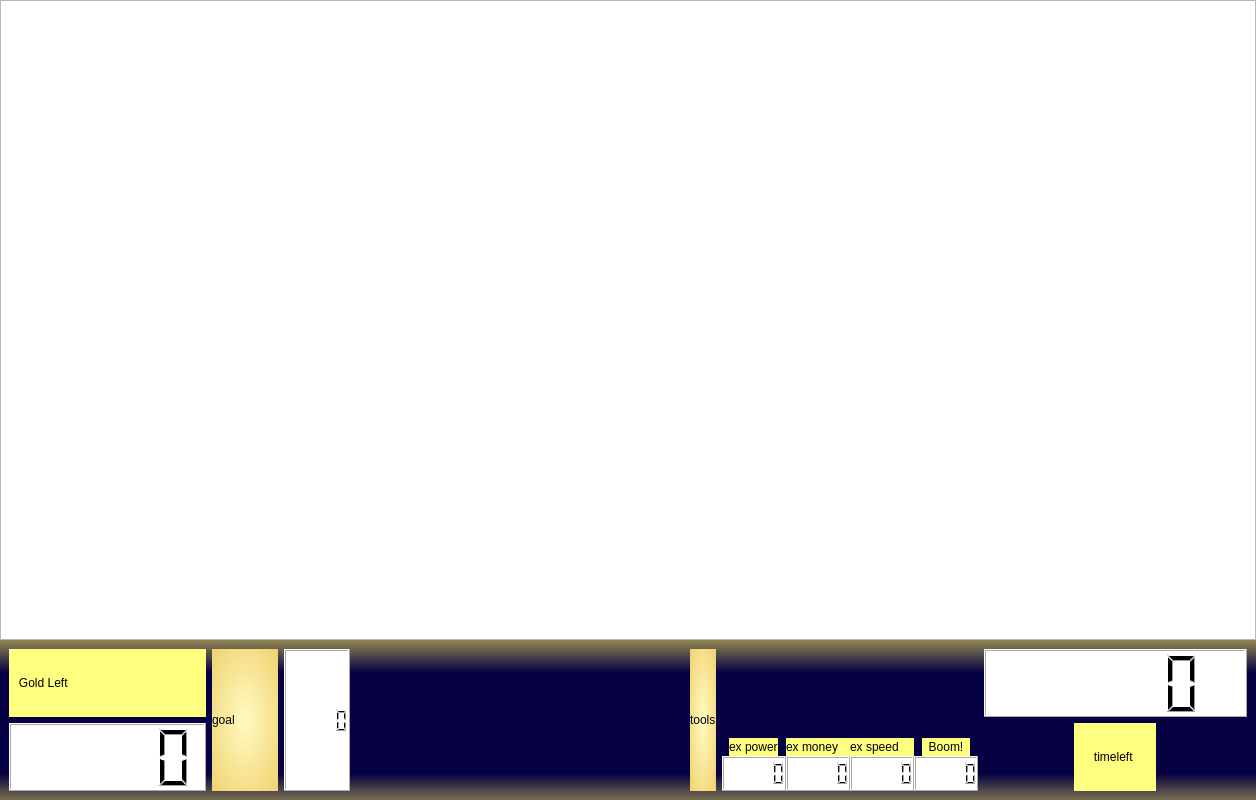
<?xml version="1.0" encoding="UTF-8"?>
<ui version="4.0">
 <class>play_double</class>
 <widget class="QMainWindow" name="play_double">
  <property name="geometry">
   <rect>
    <x>0</x>
    <y>0</y>
    <width>1256</width>
    <height>800</height>
   </rect>
  </property>
  <property name="minimumSize">
   <size>
    <width>1256</width>
    <height>800</height>
   </size>
  </property>
  <property name="maximumSize">
   <size>
    <width>1256</width>
    <height>800</height>
   </size>
  </property>
  <property name="windowTitle">
   <string>钩子英雄</string>
  </property>
  <widget class="QWidget" name="centralwidget">
   <layout class="QVBoxLayout" name="verticalLayout" stretch="8,2">
    <property name="spacing">
     <number>0</number>
    </property>
    <property name="leftMargin">
     <number>0</number>
    </property>
    <property name="topMargin">
     <number>0</number>
    </property>
    <property name="rightMargin">
     <number>0</number>
    </property>
    <property name="bottomMargin">
     <number>0</number>
    </property>
    <item>
     <widget class="QGraphicsView" name="graphicsView">
      <property name="styleSheet">
       <string notr="true">background-image: url(:/game/img/G_BG_1.png);</string>
      </property>
     </widget>
    </item>
    <item>
     <widget class="QWidget" name="widget" native="true">
      <property name="styleSheet">
       <string notr="true">#widget{
	background-color: qlineargradient(spread:reflect, x1:0.480198, y1:0.517, x2:0.480198, y2:0, stop:0.613861 rgba(6, 1, 66, 255), stop:1 rgba(141, 130, 75, 245));
	
}
#widget *{}

</string>
      </property>
      <layout class="QHBoxLayout" name="horizontalLayout_4" stretch="3,1,1,5,2,4">
       <item>
        <layout class="QVBoxLayout" name="verticalLayout_7">
         <item>
          <widget class="QLabel" name="label_5">
           <property name="styleSheet">
            <string notr="true">font: 20pt &quot;Forte&quot;;
background-color: rgb(255, 255, 127);</string>
           </property>
           <property name="text">
            <string>   Gold Left   </string>
           </property>
          </widget>
         </item>
         <item>
          <widget class="QLCDNumber" name="lcdNumber_5">
           <property name="styleSheet">
            <string notr="true">background-color: rgb(255, 255, 255);</string>
           </property>
          </widget>
         </item>
        </layout>
       </item>
       <item>
        <widget class="QLabel" name="label_6">
         <property name="styleSheet">
          <string notr="true">font: 12pt &quot;Forte&quot;;
background-color: qradialgradient(spread:pad, cx:0.5, cy:0.5, radius:0.802, fx:0.5, fy:0.5, stop:0 rgba(255, 251, 193, 255), stop:1 rgba(238, 204, 101, 255));
</string>
         </property>
         <property name="text">
          <string>goal</string>
         </property>
        </widget>
       </item>
       <item>
        <widget class="QLCDNumber" name="lcdNumber_6">
         <property name="styleSheet">
          <string notr="true">background-color: rgb(255, 255, 255);</string>
         </property>
        </widget>
       </item>
       <item>
        <widget class="QLabel" name="label_13">
         <property name="styleSheet">
          <string notr="true">border-image: url(:/game/img/LOL.png);</string>
         </property>
         <property name="text">
          <string/>
         </property>
        </widget>
       </item>
       <item>
        <layout class="QHBoxLayout" name="horizontalLayout_2">
         <item>
          <widget class="QLabel" name="label_12">
           <property name="styleSheet">
            <string notr="true">font: 12pt &quot;Forte&quot;;
background-color: qradialgradient(spread:pad, cx:0.5, cy:0.5, radius:0.802, fx:0.5, fy:0.5, stop:0 rgba(255, 251, 193, 255), stop:1 rgba(238, 204, 101, 255));</string>
           </property>
           <property name="text">
            <string>tools</string>
           </property>
          </widget>
         </item>
         <item>
          <layout class="QHBoxLayout" name="horizontalLayout" stretch="1,1,1,1">
           <property name="spacing">
            <number>0</number>
           </property>
           <item>
            <layout class="QVBoxLayout" name="verticalLayout_5" stretch="5,1,2">
             <item>
              <widget class="QLabel" name="label_2">
               <property name="styleSheet">
                <string notr="true">border-image: url(:/game/img/item_3.png);</string>
               </property>
               <property name="text">
                <string/>
               </property>
              </widget>
             </item>
             <item alignment="Qt::AlignHCenter">
              <widget class="QLabel" name="label_7">
               <property name="styleSheet">
                <string notr="true">background-color: rgb(255, 255, 127);font: 12pt &quot;Forte&quot;;</string>
               </property>
               <property name="text">
                <string>ex power</string>
               </property>
              </widget>
             </item>
             <item>
              <widget class="QLCDNumber" name="tool1">
               <property name="styleSheet">
                <string notr="true">background-color: rgb(255, 255, 255);</string>
               </property>
              </widget>
             </item>
            </layout>
           </item>
           <item>
            <layout class="QVBoxLayout" name="verticalLayout_4" stretch="5,1,2">
             <item>
              <widget class="QLabel" name="label_4">
               <property name="styleSheet">
                <string notr="true">border-image: url(:/game/img/item_4.png);</string>
               </property>
               <property name="text">
                <string/>
               </property>
              </widget>
             </item>
             <item>
              <widget class="QLabel" name="label_8">
               <property name="styleSheet">
                <string notr="true">background-color: rgb(255, 255, 127);font: 12pt &quot;Forte&quot;;</string>
               </property>
               <property name="text">
                <string>ex money</string>
               </property>
              </widget>
             </item>
             <item>
              <widget class="QLCDNumber" name="tool2">
               <property name="styleSheet">
                <string notr="true">background-color: rgb(255, 255, 255);</string>
               </property>
              </widget>
             </item>
            </layout>
           </item>
           <item>
            <layout class="QVBoxLayout" name="verticalLayout_3" stretch="5,1,2">
             <item>
              <widget class="QLabel" name="label_3">
               <property name="styleSheet">
                <string notr="true">border-image: url(:/game/img/item_1.png);</string>
               </property>
               <property name="text">
                <string/>
               </property>
              </widget>
             </item>
             <item>
              <widget class="QLabel" name="label_9">
               <property name="styleSheet">
                <string notr="true">background-color: rgb(255, 255, 127);font: 12pt &quot;Forte&quot;;</string>
               </property>
               <property name="text">
                <string>ex speed</string>
               </property>
              </widget>
             </item>
             <item>
              <widget class="QLCDNumber" name="tool3">
               <property name="styleSheet">
                <string notr="true">background-color: rgb(255, 255, 255);</string>
               </property>
              </widget>
             </item>
            </layout>
           </item>
           <item>
            <layout class="QVBoxLayout" name="verticalLayout_2" stretch="5,1,2">
             <item>
              <widget class="QLabel" name="label">
               <property name="styleSheet">
                <string notr="true">border-image: url(:/game/img/item_2.png);</string>
               </property>
               <property name="text">
                <string/>
               </property>
              </widget>
             </item>
             <item alignment="Qt::AlignHCenter">
              <widget class="QLabel" name="label_10">
               <property name="styleSheet">
                <string notr="true">background-color: rgb(255, 255, 127);font: 12pt &quot;Forte&quot;;</string>
               </property>
               <property name="text">
                <string>  Boom!  </string>
               </property>
              </widget>
             </item>
             <item>
              <widget class="QLCDNumber" name="tool4">
               <property name="styleSheet">
                <string notr="true">background-color: rgb(255, 255, 255);</string>
               </property>
              </widget>
             </item>
            </layout>
           </item>
          </layout>
         </item>
        </layout>
       </item>
       <item>
        <layout class="QVBoxLayout" name="verticalLayout_6">
         <item>
          <widget class="QLCDNumber" name="timeleft">
           <property name="styleSheet">
            <string notr="true">background-color: rgb(255, 255, 255);</string>
           </property>
          </widget>
         </item>
         <item alignment="Qt::AlignHCenter">
          <widget class="QLabel" name="label_11">
           <property name="styleSheet">
            <string notr="true">background-color: rgb(255, 255, 127);font: 20pt &quot;Forte&quot;;</string>
           </property>
           <property name="text">
            <string>      timeleft       </string>
           </property>
          </widget>
         </item>
        </layout>
       </item>
      </layout>
     </widget>
    </item>
   </layout>
  </widget>
 </widget>
 <resources/>
 <connections/>
</ui>
